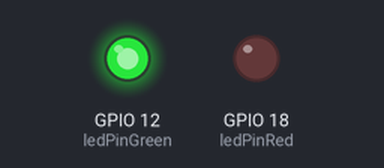
The program below on a simulated Raspberry Pi (BCM pin numbers). Shown: output pins drawn as LEDs (lit = HIGH). What the program prints to the terminal is not drawn.

Above: at 0.1 s.
Timing chart, 0 to 1.6 s (numbered marks = the images above):
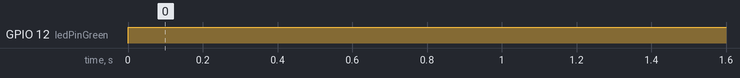

The program:

door-sensor.py
```python
import RPi.GPIO as GPIO
import time

ledPinRed = 18
ledPinGreen = 12
DOOR_SENSOR_PIN = 5

# Initially we don't know if the door sensor is open or closed...
isOpen = None
oldIsOpen = None

def setup():
        GPIO.setmode(GPIO.BCM)
        GPIO.setup(ledPinRed, GPIO.OUT)
        GPIO.setup(ledPinGreen, GPIO.OUT)
        GPIO.setup(DOOR_SENSOR_PIN, GPIO.IN, pull_up_down = GPIO.PUD_UP)
        GPIO.output(ledPinRed, GPIO.LOW)
        GPIO.output(ledPinGreen, GPIO.LOW)

def loop():
        while True:
            isOpen = GPIO.input(DOOR_SENSOR_PIN)

            if (isOpen and (isOpen != None)):
                print("Space is unoccupied!")
                GPIO.output(ledPinRed, False)
                GPIO.output(ledPinGreen, True)
            elif (isOpen != None):
                print("Space is occupied!")
                GPIO.output(ledPinRed, True)
                GPIO.output(ledPinGreen, False)


            time.sleep(0.1)

def destroy():
        GPIO.output(ledPinRed, GPIO.LOW)     # led off
        GPIO.output(ledPinGreen, GPIO.LOW)     # led off
        GPIO.cleanup()                     # Release resource

if __name__ == '__main__':     # Program start from here
        setup()
        try:
                loop()
        except KeyboardInterrupt:  # When 'Ctrl+C' is pressed, the child program destroy() will be  executed.
                destroy()
```

Measured:
- by itself, GPIO 12 (ledPinGreen): LOW → HIGH at 0.00 s
